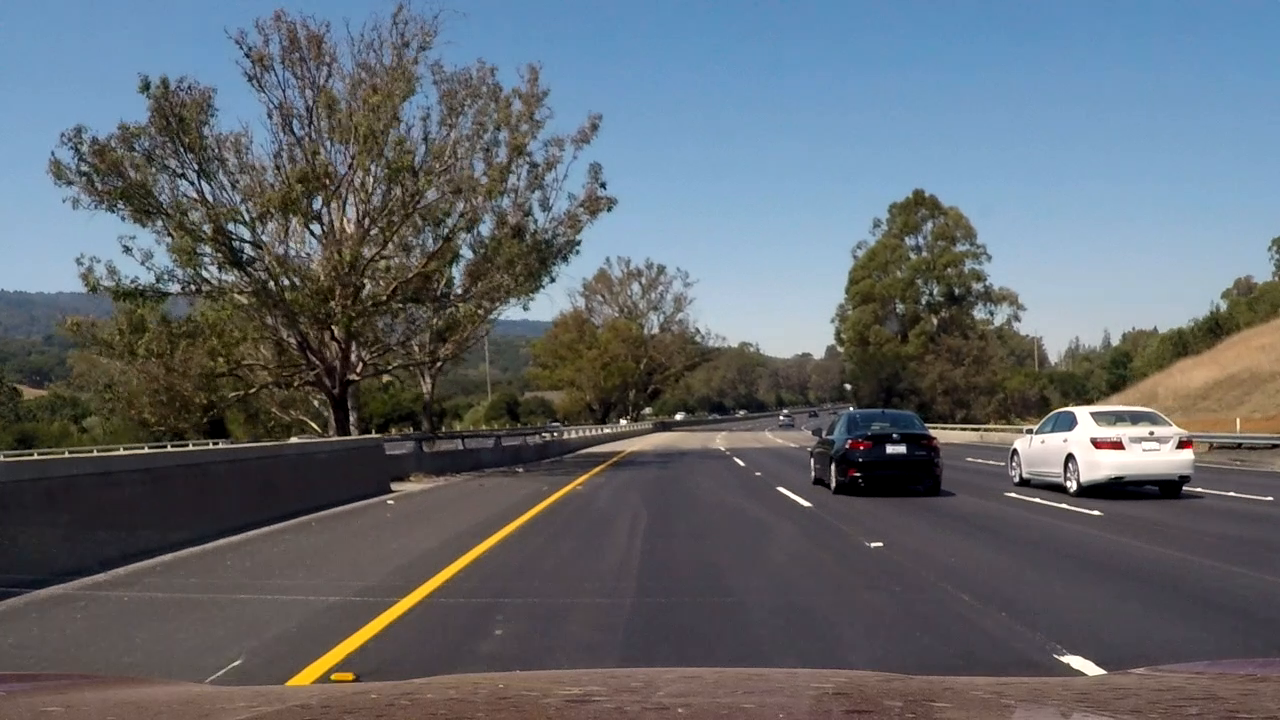
#> input picture frame 3 of Part1/Computer-Vision/Lesson09_Vehicle-Detection/test_video.mp4, 1280 x 720 px, given in place of project_video.mp4, which was not available
$ python fit_lane_mult_threat.py   (older library calls are emulated)
#> lines starting #> are read from the running program, lines starting #| are printed output that depends on the picture; after the words box and inside, x2 and y2 are one past the last pixel; in counts of white or black regions, pixels touching at a corner belong together; pictures that were not available may be replaced by others from this repository, and a replacement may not be noted
### Part1/Computer-Vision/Lesson04_Advanced_Lane_Finding_Project/calibration.py
import glob
import cv2
import numpy as np
import pickle
import matplotlib.pyplot as plt

# [33 lines left out: function gene_pkl, not called in this run]


def calibrate(img):
    ''' 读取RGB图片，返回相机矫正后的RGB图片 '''

    # img = cv2.cvtColor(img, cv2.COLOR_BGR2RGB)

    with open('IGNORE/output_images/calibration.pkl', 'rb') as f:
        cal = pickle.load(f)

    mtx = cal["mtx"]
    dist = cal["dist"]

    dst = cv2.undistort(img,mtx,dist,None,mtx)

    if __name__ == "__main__":
        # 返回f,两个对象（存放图片）
        f,(row_img, cal_img)=plt.subplots(1, 2)
        f.tight_layout()

        row_img.set_title("row img")
        row_img.imshow(img)
        cal_img.set_title("cal img")
        cal_img.imshow(dst)
        plt.show()

    return dst

# [9 lines that do not run on import are left out]
    #gene_pkl()

### Part1/Computer-Vision/Lesson04_Advanced_Lane_Finding_Project/binary_image.py
from IPython.core.pylabtools import figsize

import cv2
import numpy as np
import matplotlib.pyplot as plt
import glob

print_img = True

# x,y方向上的梯度
print_sobel = False
# 纯度与亮度梯度
print_color_and_grad = False
# 打印结果
print_binary_result = False


def abs_sobel_thresh(img, orient='x', thresh=(0, 255)):
    '''传入RGB 返回x/y方向的梯度'''
    gray = cv2.cvtColor(img, cv2.COLOR_RGB2GRAY)
    if orient == 'x':
        sobel = cv2.Sobel(gray, cv2.CV_64F, dx=1, dy=0)
    else:
        sobel = cv2.Sobel(gray, cv2.CV_64F, dx=0, dy=1)

    sobel = np.abs(sobel)
    sobel = np.uint8(sobel * 255 / np.max(sobel))

    binary = np.zeros_like(sobel)
    binary[(sobel >= thresh[0]) & (sobel <= thresh[1])] = 1

    if print_sobel == True:
        f, (pic1, pic2) = plt.subplots(1, 2)

        pic1.set_title("raw")
        pic1.imshow(img)

        pic2.set_title(f'after abs_sobel_thresh {orient}')
        pic2.imshow(binary)

        plt.show()

    return np.copy(binary)


def mag_thresh(img, ksize=3, thresh=(0, 255)):
    '''传入RGB 计算图像梯度值 '''
    gray = cv2.cvtColor(img, cv2.COLOR_RGB2GRAY)

    sobelx = cv2.Sobel(gray, cv2.CV_64F, dx=1, dy=0, ksize=ksize)
    sobely = cv2.Sobel(gray, cv2.CV_64F, dx=0, dy=1, ksize=ksize)

    mag = np.sqrt(sobelx ** 2 + sobely ** 2)
    abs_mag = np.uint8(mag * 255 / np.max(mag))

    binary = np.zeros_like(abs_mag)
    binary[(abs_mag >= thresh[0]) & (abs_mag <= thresh[1])] = 1

    if print_img == False:
        f, (pic1, pic2) = plt.subplots(1, 2)
        pic1.set_title('raw')
        pic1.imshow(img)
        pic2.set_title('after mag_thresh')
        pic2.imshow(binary)
        plt.show()

    return binary


def dir_thresh(img, sobel_size=3, thresh=(0, np.pi / 2)):
    '''传入RGB 返回梯度方向夹角'''
    gray = cv2.cvtColor(img, cv2.COLOR_RGB2GRAY)
    kernel_sobel_x = cv2.Sobel(gray, cv2.CV_64F, dx=1, dy=0, ksize=sobel_size)
    kernel_sobel_y = cv2.Sobel(gray, cv2.CV_64F, dx=0, dy=1, ksize=sobel_size)

    angle = np.arctan2(np.abs(kernel_sobel_y), np.abs(kernel_sobel_x))

    binary = np.zeros_like(angle)
    binary[(angle >= thresh[0]) & (angle <= thresh[1])] = 1

    if print_img == False:
        f, (pic_1, pic_2) = plt.subplots(1, 2)

        pic_1.set_title('raw')
        pic_1.imshow(img)
        pic_2.set_title('after dir_thresh')
        pic_2.imshow(binary)
        plt.show()

    return binary


def region_mask(img):
    mask = np.zeros_like(img)

    hood = 20

    vertices = np.array([[(0, img.shape[0] - hood),
                          (int(img.shape[1] * 2 / 5), int((img.shape[0] - hood) * 3 / 5)),
                          (int(img.shape[1] * 3 / 5), int((img.shape[0] - hood) * 3 / 5)),
                          (img.shape[1], img.shape[0])]])
    intrest = 255

    cv2.fillPoly(mask, vertices, intrest)

    img = cv2.bitwise_and(img, mask)

    # plt.imshow(img)
    # plt.show()

    return img


use_s_channel_grad = True
if use_s_channel_grad == False:

    # [35 lines left out: function color_and_gradient, not called in this run]
else:
    def color_and_gradient(img, s_thresh=(170, 255), sx_thresh=(20, 100), s_channel_grad_thresh=(15, 100)):
        ''' 传入RGB 返回纯度与l，s梯度阈值 '''

        hls_img = cv2.cvtColor(img, cv2.COLOR_RGB2HLS)

        h_channel = hls_img[:, :, 0]
        l_channel = hls_img[:, :, 1]
        s_channel = hls_img[:, :, 2]

        l_threshed = np.copy(l_channel)
        l_threshed[l_channel < 200] = 0

        # # 创建子图
        # f, ((pic_1, pic_2), (pic_3, pic_4)) = plt.subplots(2, 2, figsize=(10, 8))
        # f.tight_layout()
        #
        # # 显示H通道（调整至0-255范围）
        # pic_1.set_title("H Channel")
        # pic_1.imshow(h_channel, cmap='gray', vmin=0, vmax=180)  # 显式指定数值范围
        #
        # # 显示L通道
        # pic_2.set_title("L Channel")
        # pic_2.imshow(l_threshed, cmap='gray')
        #
        # # 显示S通道
        # pic_3.set_title("S Channel")
        # pic_3.imshow(s_channel, cmap='gray')
        #
        # # 显示原始RGB图像（或转换HLS回RGB）
        # pic_4.set_title("Original RGB")
        # pic_4.imshow(img)  # 建议显示原始输入
        #
        # plt.show()

        # l通道检测水平方向梯度
        sobelx = cv2.Sobel(l_threshed, cv2.CV_64F, dx=1, dy=0)
        abs_sobelx = np.abs(sobelx)
        scaled_sobelx = np.uint8(abs_sobelx * 255 / np.max(abs_sobelx))

        l_channel_in_x_binary = np.zeros_like(scaled_sobelx)
        l_channel_in_x_binary[(scaled_sobelx >= sx_thresh[0]) & (scaled_sobelx <= sx_thresh[1])] = 1

        # s通道x方向的梯度
        s_channel_in_x_grad = np.abs(cv2.Sobel(s_channel, cv2.CV_64F, dx=1, dy=0))
        scaled_s_channel_in_x_grad = np.uint8(s_channel_in_x_grad * 255 / np.max(abs_sobelx))
        s_channel_in_x_binary = np.zeros_like(scaled_s_channel_in_x_grad)
        s_channel_in_x_binary[(scaled_s_channel_in_x_grad >= s_channel_grad_thresh[0]) & (
                scaled_s_channel_in_x_grad <= s_channel_grad_thresh[1])] = 1

        # s通道检测颜色纯度
        s_binary = np.zeros_like(s_channel)
        s_binary[(s_channel >= s_thresh[0]) & (s_channel <= s_thresh[1])] = 1

        # 返回二值图片
        combined = np.zeros_like(s_channel)
        combined[(l_channel_in_x_binary == 1) | (s_binary == 1) | (s_channel_in_x_binary == 1)] = 1
        # combined = np.dstack((np.zeros_like(l_channel_in_x_binary), l_channel_in_x_binary, s_binary)) * 255

        if print_color_and_grad == True:
            f, ((pic1, pic2), (pic3, pic4)) = plt.subplots(2, 2, figsize=(24, 9))
            f.tight_layout()
            pic1.set_title('combined')
            pic1.imshow(combined)
            pic2.set_title('l channel')
            pic2.imshow(l_channel_in_x_binary)
            pic3.set_title('s channel')
            pic3.imshow(s_binary)
            plt.show()

        return combined


def binary_process_pipeline(img):
    '''处理为二值图像'''

    # [17 lines of commented-out code are left out]
    sobelx = abs_sobel_thresh(np.copy(img), orient='x', thresh=(20, 100))
    sobely = abs_sobel_thresh(np.copy(img), orient="y", thresh=(20, 100))
    dir_binary = dir_thresh(np.copy(img), sobel_size=3, thresh=(0.7, 1.3))
    mag_binary = mag_thresh(np.copy(img), ksize=3, thresh=(30, 100))

    # 纯度处理
    color_binary = color_and_gradient(np.copy(img))

    # 结合
    combined = np.zeros_like(mag_binary)

    temp_sobx_soby = np.zeros_like(combined)
    temp_dir_mag = np.zeros_like(combined)

    temp_sobx_soby[(sobelx == 1) & (sobely == 1)] = 1
    temp_dir_mag[(dir_binary == 1) & (mag_binary == 1)] = 1

    combined[(temp_sobx_soby == 1) | (temp_dir_mag == 1) | (color_binary == 1)] = 1

    combined = region_mask(combined)

    if print_binary_result == True:
        f, ((pic_1, pic_2), (pic_3, pic_4)) = plt.subplots(2, 2)
        f.tight_layout()
        pic_1.set_title("color_binary")
        pic_1.imshow(color_binary)

        pic_2.set_title("sobx_soby")
        pic_2.imshow(temp_sobx_soby, cmap='gray')

        pic_3.set_title("dir_mag")
        pic_3.imshow(temp_dir_mag, cmap="gray")

        pic_4.set_title("combined")
        pic_4.imshow(combined, cmap="gray")
        plt.show()

    return combined


def gaussian_blur(img, kerner_size=9):
    return cv2.GaussianBlur(img, (kerner_size, kerner_size), 0)


# [15 lines that do not run on import are left out]

        # [13 lines of commented-out code are left out]

### Part1/Computer-Vision/Lesson04_Advanced_Lane_Finding_Project/perspective_transform.py
import numpy as np
import matplotlib.pyplot as plt
import cv2


def warper(img):
    '''输入图片，返回透视变换后的图片'''

    # 图片numpy数组的shape是 （高，宽，通道），OpenCV的坐标体系是（宽，高，通道）
    img_size = (img.shape[1], img.shape[0])

    src = np.float32(
        [[(img_size[0] / 2) - 55, img_size[1] / 2 + 100],
         [((img_size[0] / 6) - 10), img_size[1]],
         [(img_size[0] * 5 / 6) + 60, img_size[1]],
         [(img_size[0] / 2 + 55), img_size[1] / 2 + 100]])

    # 定义逆时针时4点
    dst = np.float32(
        [[(img_size[0] / 4), 0],
         [(img_size[0] / 4), img_size[1]],
         [(img_size[0] * 3 / 4), img_size[1]],
         [(img_size[0] * 3 / 4), 0]])

    M = cv2.getPerspectiveTransform(src, dst)
    warped = cv2.warpPerspective(img, M, img_size, flags=cv2.INTER_NEAREST)  # 恢复原尺寸

    return warped

def restore_perspective(img):
    '''返回还原的图片'''
    # 图片numpy数组的shape是 （高，宽，通道），OpenCV的坐标体系是（宽，高，通道）
    img_size = (img.shape[1], img.shape[0])

    src = np.float32(
        [[(img_size[0] / 2) - 55, img_size[1] / 2 + 100],
         [((img_size[0] / 6) - 10), img_size[1]],
         [(img_size[0] * 5 / 6) + 60, img_size[1]],
         [(img_size[0] / 2 + 55), img_size[1] / 2 + 100]])

    # 定义逆时针时4点
    dst = np.float32(
        [[(img_size[0] / 4), 0],
         [(img_size[0] / 4), img_size[1]],
         [(img_size[0] * 3 / 4), img_size[1]],
         [(img_size[0] * 3 / 4), 0]])

    M = cv2.getPerspectiveTransform(dst, src)
    warped = cv2.warpPerspective(img, M, img_size, flags=cv2.INTER_NEAREST)  # 恢复原尺寸

    return warped


# [22 lines that do not run on import are left out]

### Part1/Computer-Vision/Lesson04_Advanced_Lane_Finding_Project/fit_lane_mult_threat.py
import numpy as np
import cv2
from matplotlib import pyplot as plt

print_img = True


def lane_historgram(img):
    the_sumArr = np.sum(img[:img.shape[0], :img.shape[1]], axis=0)
    return the_sumArr


def find_window_centroids(image, window_width, window_height, margin, l_center=None, r_center=None):
    ''' 找到左右车道线的中心点 '''

    window_centroids = []
    window = np.ones(window_width)
    offset = window_width / 2

    # 定义底部的高，中间部分的x
    piece_top_y = int(3 * image.shape[0] / 4)
    piece_mid_x = int(image.shape[1] / 2)

    if (l_center is None) or (r_center is None):
        # 寻找图片底部左半部分的车道线中心点
        l_sum = lane_historgram(image[piece_top_y:, :piece_mid_x])
        conv_l = np.convolve(window, l_sum)
        l_center = np.argmax(conv_l) - offset

        # 寻找图片底部右半部分的车道线中心点
        r_sum = lane_historgram(image[piece_top_y:, piece_mid_x:])
        conv_r = np.convolve(window, r_sum)
        r_center = np.argmax(conv_r) - offset + piece_mid_x

    # 添加中心到列表，并基于上一次的车道线中心进行循环迭代
    window_centroids.append((l_center, r_center))
    for level in range(1, int(image.shape[0] / window_height)):
        # 窗口的顶部，底部，以及中间点
        piece_top_y = int(image.shape[0] - (level + 1) * window_height)
        piece_btm_y = int(image.shape[0] - level * window_height)
        piece_mid_x = int(image.shape[1] / 2)

        image_layer = lane_historgram(image[piece_top_y:piece_btm_y, :])
        conv_signal = np.convolve(window, image_layer)

        # 重新获取左右车道线的中心
        l_min_index = int(max(l_center + offset - margin, 0))
        l_max_index = int(min(l_center + offset + margin, image.shape[1]))
        l_center = np.argmax(conv_signal[l_min_index:l_max_index]) + l_min_index - offset

        r_min_index = int(max(r_center + offset - margin, 0))
        r_max_index = int(min(r_center + offset + margin, image.shape[1]))
        r_center = np.argmax(conv_signal[r_min_index:r_max_index]) + r_min_index - offset

        window_centroids.append((l_center, r_center))

    return window_centroids


def window_mask(width, height, img, center, level, pix_count_thresh=10):
    '''返回生成的掩膜,设立窗口检测阈值'''
    output = np.zeros_like(img)

    # 窗口顶，底，左，右
    piece_top = int(img.shape[0] - (level + 1) * height)
    piece_btm = int(img.shape[0] - level * height)
    piece_left = int(center - width / 2)
    piece_right = int(center + width / 2)

    output[piece_top:piece_btm, max(0, piece_left):min(piece_right, img.shape[1])] = 1

    # 暂时作为中心检测阈值的替代
    valid_pixels = np.sum(output & img)
    if valid_pixels <= pix_count_thresh:
        output[:, :] = 0

    return output


def gene_window(window_width, window_height, image, window_centroids):
    if len(window_centroids) > 0:

        # 掩膜上的所有窗口为1
        l_point = np.zeros_like(image)
        r_point = np.zeros_like(image)

        for level in range(0, len(window_centroids)):
            l_mask = window_mask(window_width, window_height, image, window_centroids[level][0], level)
            r_mask = window_mask(window_width, window_height, image, window_centroids[level][1], level)
            l_point[(l_point == 1) | (l_mask == 1)] = 1
            r_point[(r_point == 1) | (r_mask == 1)] = 1

        # 合并左右车道中心点到一张图片中
        template = np.array(l_point + r_point, np.uint8)
        output = (l_point, r_point)

        if print_img == False:
            zero_channel = np.zeros_like(template)  # 创建一个零颜色通道
            template_de = np.array(cv2.merge((zero_channel, template, zero_channel)), np.uint8)  # 将窗口像素设置为绿色
            warpage = np.dstack((image, image, image)) * 255  # 将原始道路像素转换为3个颜色通道
            output_de = cv2.addWeighted(warpage, 1, template_de, 0.5, 0.0)  # 将原始道路图像与窗口结果叠加
            plt.imshow(output_de)
            plt.show()
    else:
        print("无中心点")

    return output


def find_lane_pixel(image, mask):
    masked_image = np.zeros_like(image)

    masked_image[(image[:, :] == 1) & (mask == 1)] = 1

    if print_img == False:
        f, (img, msk, msk_img) = plt.subplots(1, 3)
        f.tight_layout()
        img.set_title("image")
        img.imshow(image)

        msk.set_title("mask")
        msk.imshow(mask)

        msk_img.imshow(masked_image)

        plt.show()

    y_coords, x_coords = np.nonzero(masked_image)

    return y_coords, x_coords


def fit_lane(y, x, image):
    fit = np.polyfit(y, x, 2)
    return fit


def find_lane_pipe(img, left_fit=None, right_fit=None):
    window_width = 50
    window_height = 80
    margin = 120

    out_put = np.copy(img)
    if (left_fit is None) or (right_fit is None):

        window_centroids = find_window_centroids(img, window_width, window_height, margin)
    else:

        l_center = left_fit[0] * (img.shape[0] ** 2) + left_fit[1] * img.shape[0] + left_fit[2]

        r_center = right_fit[0] * (img.shape[0] ** 2) + right_fit[1] * img.shape[0] + right_fit[2]

        # 找到车道线中心点
        window_centroids = find_window_centroids(img, window_width, window_height, margin, l_center, r_center)

    # 生成窗口掩膜图层
    (left_mask, right_mask) = gene_window(window_width, window_height, img, window_centroids)

    # 找到左右车道线的像素
    left_y, left_x = find_lane_pixel(img, left_mask)
    right_y, right_x = find_lane_pixel(img, right_mask)

    # 拟合得到的多项式参数
    left_fit = fit_lane(left_y, left_x, img)
    right_fit = fit_lane(right_y, right_x, img)

    return out_put, (left_fit, right_fit)


def process_video(video_path, output_path):
#> called with video_path = 'IGNORE/project_video.mp4', output_path = 'gene_err.mp4'
    cap = cv2.VideoCapture(video_path)

    frame_width = int(cap.get(cv2.CAP_PROP_FRAME_WIDTH))
    frame_height = int(cap.get(cv2.CAP_PROP_FRAME_HEIGHT))
    fps = cap.get(cv2.CAP_PROP_FPS)

    fourcc = cv2.VideoWriter_fourcc(*'mp4v')
    out = cv2.VideoWriter(output_path, fourcc, fps, (frame_width, frame_height))

    left_fit = None
    right_fit = None
    while cap.isOpened():
        ret, frame = cap.read()
#> frame is the input picture: shape (720, 1280, 3); mean B, G, R 109.8, 103.2, 97.2
        if not ret:
            break

        frame = calibrate(frame)
#> (reads Part1/Computer-Vision/Lesson01_Camera_Calibration/calibration.pkl from the repository)
        binary = binary_process_pipeline(frame)
#> in binary_process_pipeline, `sobelx = abs_sobel_thresh(np.copy(img), orient='x', thresh=(20, 100))`:
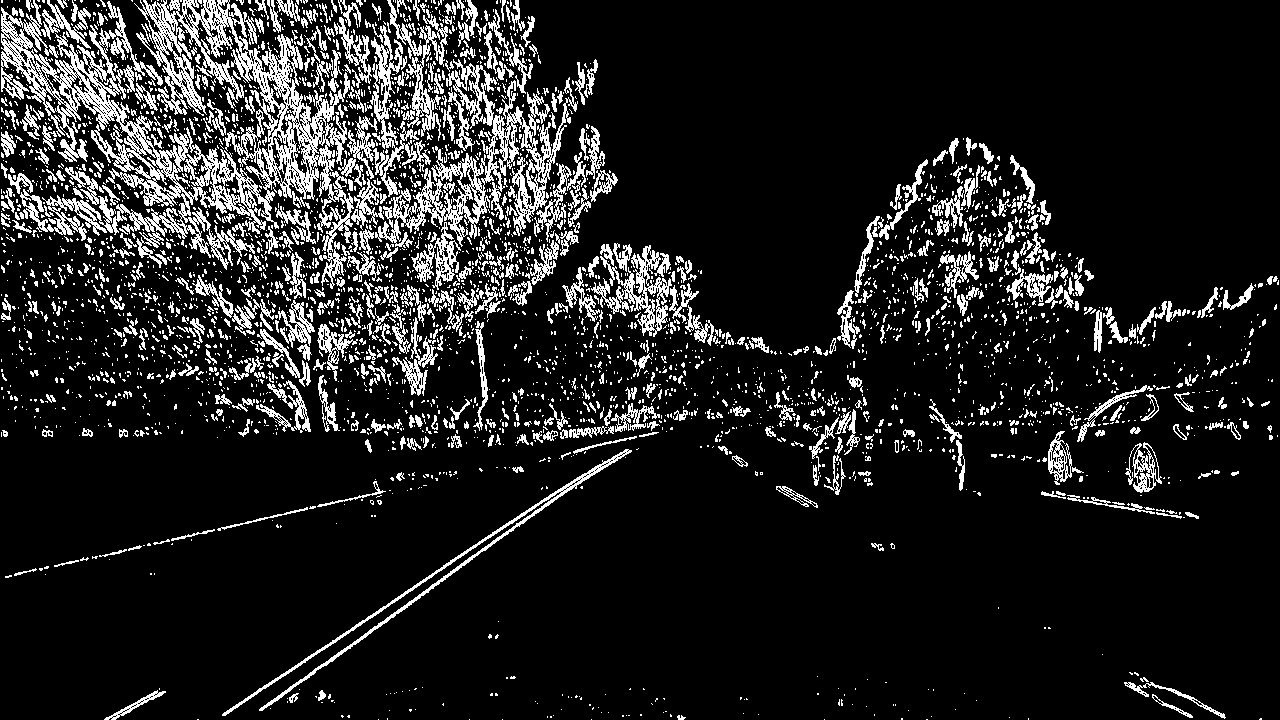
#> sobelx: shape (720, 1280); values 0 (black) and 1 (white), 12.9% white in thin lines or dots
#> in color_and_gradient, `s_channel = hls_img[:, :, 2]`:
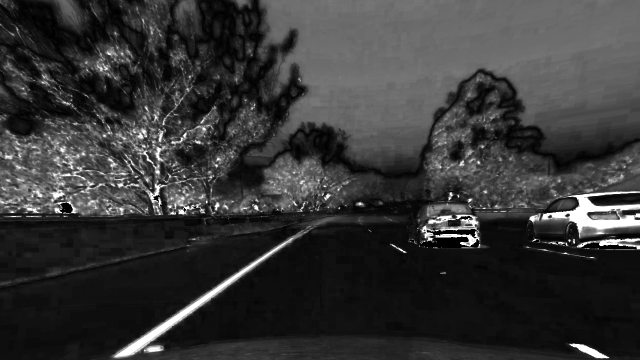
#> s_channel: shape (720, 1280) (shown at 1/2 size); min 0, max 255, mean 54.3
#> in color_and_gradient, `sobelx = cv2.Sobel(l_threshed, cv2.CV_64F, dx=1, dy=0)`:
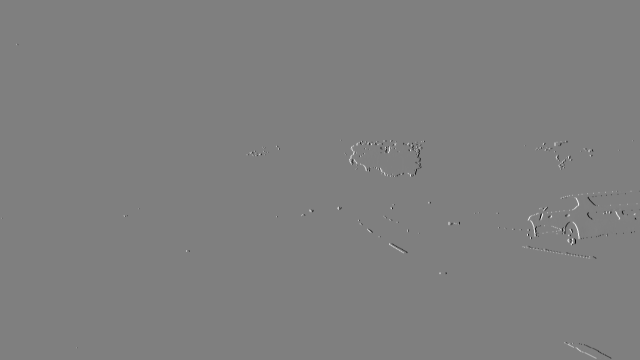
#> sobelx: shape (720, 1280) float64 (shown at 1/2 size); min -1019, max 1013, mean 0.1; drawn with min black and max white
#> binary: shape (720, 1280); values 0 (black) and 1 (white), 1.5% white; 435 white regions (404 under 20 px), largest, box (x1, y1, x2, y2) and area: (230, 449, 629, 706) 8859, (1124, 681, 1226, 719) 1294, (814, 459, 874, 496) 546
        warped = warper(binary)
#> in warper, `warped = cv2.warpPerspective(img, M, img_size, flags=cv2.INTER_NEAREST)`:
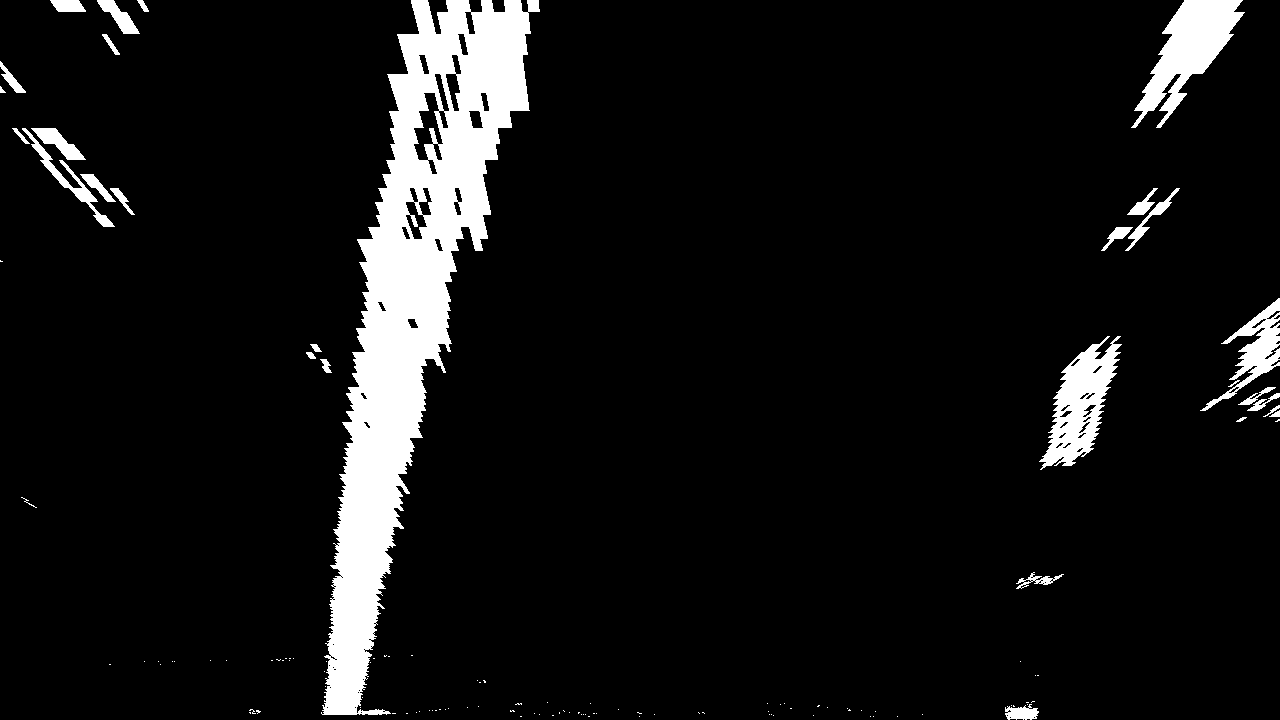
#> warped: shape (720, 1280); values 0 (black) and 1 (white), 8% white; 126 white regions (96 under 20 px), largest, box (x1, y1, x2, y2) and area: (321, 0, 540, 715) 54153, (1131, 0, 1245, 128) 5883, (1039, 336, 1122, 470) 4927
        process_frame, (left_fit, right_fit) = find_lane_pipe(warped, left_fit, right_fit)
#> (the rest of the program and of its run is left out)
